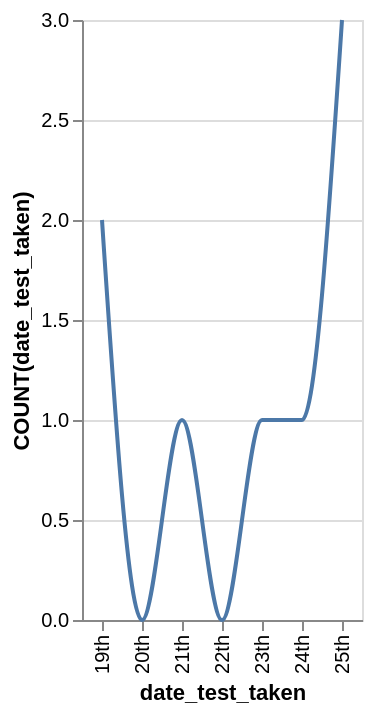

Express this chart as Vega-Lite.
### Vega-Lite specification from a JSON file in a GitHub repository (floating-point values rounded to 4 significant figures)
{"data": {"values": [{"x_data": "19th", "y_data": 2}, {"x_data": "20th", "y_data": 0}, {"x_data": "21th", "y_data": 1}, {"x_data": "22th", "y_data": 0}, {"x_data": "23th", "y_data": 1}, {"x_data": "24th", "y_data": 1}, {"x_data": "25th", "y_data": 3}]}, "mark": {"type": "line", "interpolate": "monotone"}, "encoding": {"x": {"field": "x_data", "type": "nominal", "title": "date_test_taken", "sort": "ascending"}, "y": {"field": "y_data", "type": "quantitative", "title": "COUNT(date_test_taken)"}}}
